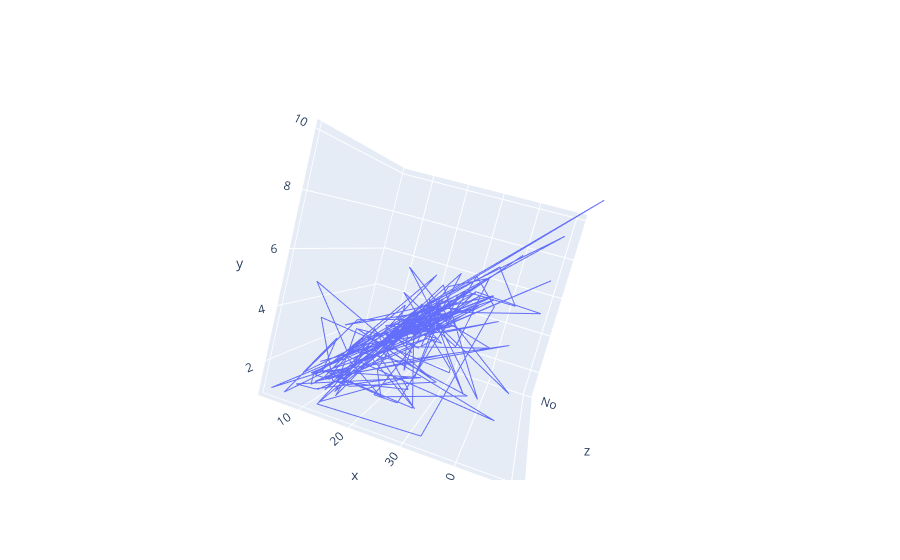

The code cell stored with this chart in its notebook:
### Code cell
fig = go.Figure()
fig.add_trace(go.Scatter3d(x = tips.total_bill, y = tips.tip,z=tips['smoker'],mode='lines'))
fig.show()

### Figure 1 — Plotly figure (JSON) as saved in the notebook; plotly's stock layout.template omitted (floating-point values rounded to 4 significant figures; data arrays with more than 128 entries replaced by an {"elided": "..."} marker saying what was removed)
{"data": [{"mode": "lines", "type": "scatter3d", "x": {"elided": "244 float values"}, "y": {"elided": "244 float values"}, "z": {"elided": "244 str values"}}], "layout": {"autosize": true, "scene": {"aspectmode": "auto", "aspectratio": {"x": 1, "y": 1, "z": 1}, "camera": {"center": {"x": 0, "y": 0, "z": 0}, "eye": {"x": 0.3353, "y": 0.2848, "z": 1.961}, "projection": {"type": "perspective"}, "up": {"x": 0.1015, "y": 0.3475, "z": 0.9322}}}}}
